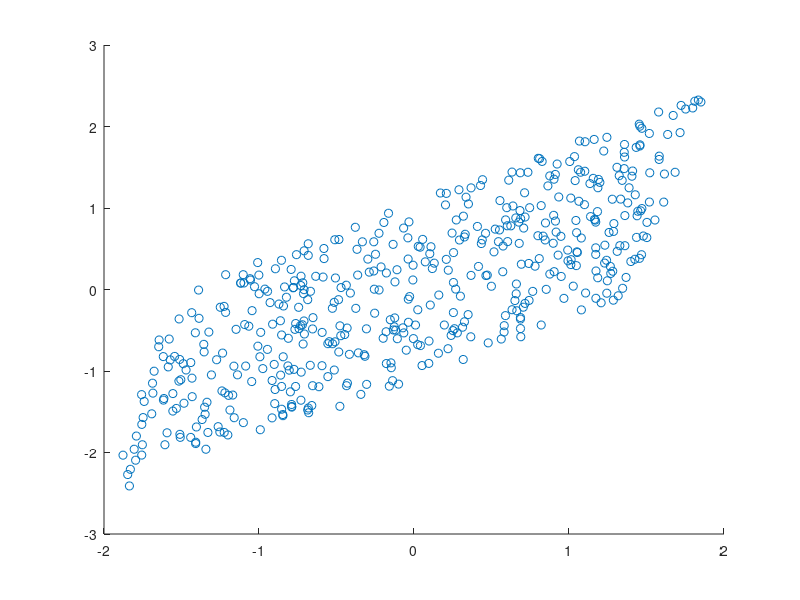

This figure's MATLAB source: (Note: this script raises an error after producing the figure.)
clear; close all;

%Signal specification
age_limit = [10 30];
calorie_limit = [15 25];
N = 500;
gaussian_var = 0; 

% Generation
p_age = unifrnd(age_limit(1), age_limit(2), 1, N);
p_calorie = unifrnd(calorie_limit(1), calorie_limit(2), 1, N);

height_mean = 4 * p_age + 1 * p_calorie;
p_height = normrnd(height_mean, gaussian_var, size(p_age));

weight_mean = 1 * p_age + 2 * p_calorie;
p_weight = normrnd(weight_mean, gaussian_var, size(p_age));

% The equivalent mixing matrix
A = [4 0.01; 
     1 0.02];

% Cat
source = [p_height;p_weight];

% Centering
centered_source = source - (mean(source')')*ones(1, size(source, 2));

% Variance normalization
variance = (sqrt(var(centered_source'))') * ones(1, size(source, 2));
centered_norm_source = centered_source ./ variance;

% Correlation
Cov = centered_norm_source * centered_norm_source';

% Eigen
[V, D] = eig(Cov);
[B I] = sort(sum(D), 'descend');

% Construct W
W = zeros(size(V));
E = zeros(size(D));
for i = 1 : size(V, 1)
    W(:, i) = V(:, I(i));
    E(:, i) = D(:, I(i));
end

% Plot processed mixed
scatter(centered_norm_source(1,:), centered_norm_source(2,:));
hold on;
plotv(W,'-');


